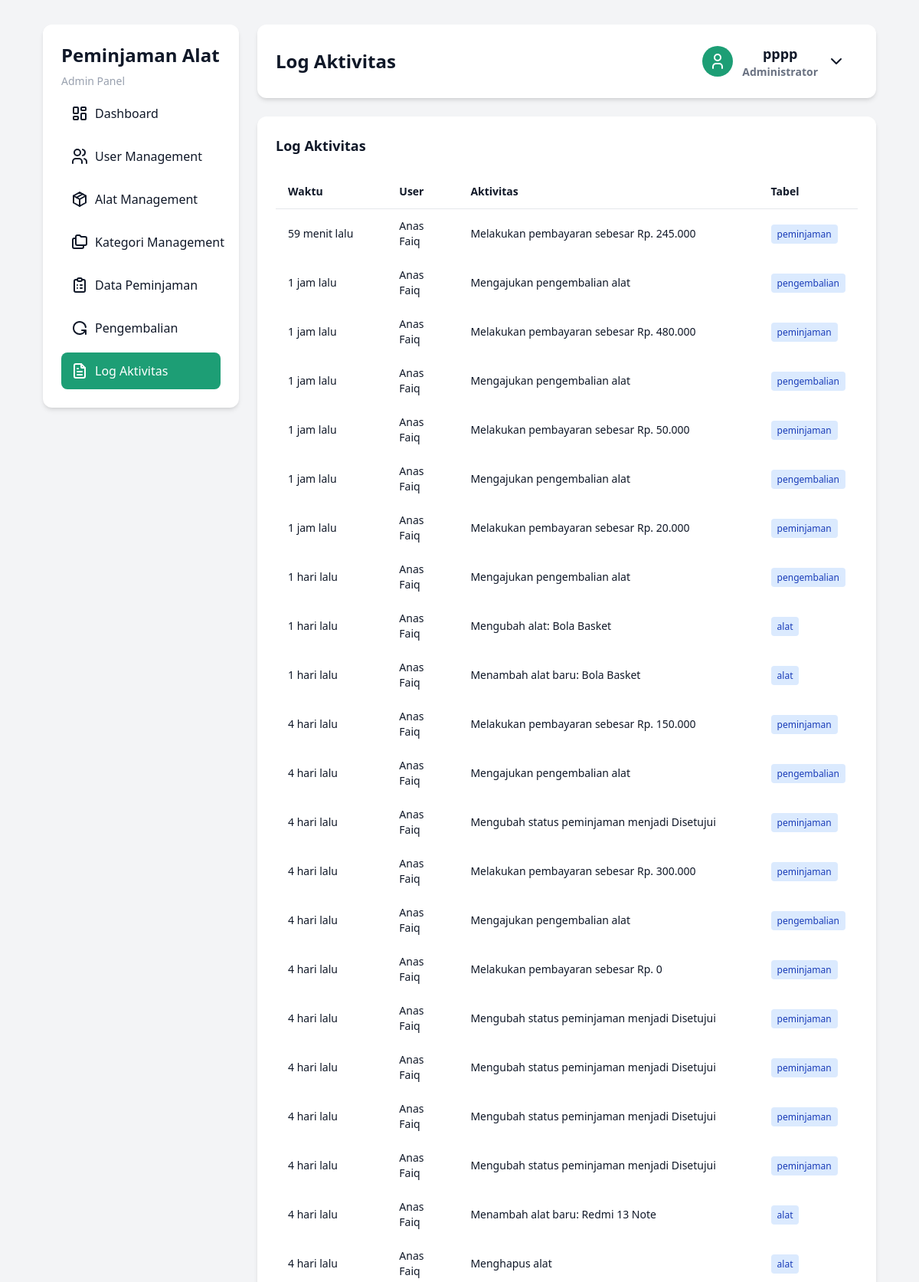
Page /pages/admin/log_aktivitas.php (signed in, upper part) on the committed database.
### tables this page shows
CREATE TABLE `users` (
  `id_user` int NOT NULL,
  `nama` varchar(100) NOT NULL,
  `username` varchar(100) NOT NULL,
  `password` varchar(255) NOT NULL,
  `role` enum('admin','petugas','peminjam') NOT NULL
);

CREATE TABLE `log_aktivitas` (
  `id_log` int NOT NULL,
  `id_user` int NOT NULL,
  `aktivitas` varchar(255) NOT NULL,
  `tabel` varchar(100) DEFAULT NULL,
  `id_referensi` int DEFAULT NULL,
  `waktu` timestamp NOT NULL DEFAULT CURRENT_TIMESTAMP
);

### config/logging.php (called while the page is built, shortened)
<?php
function getRecentLogs($conn, $limit = 10) {
    $query = "SELECT
        l.id_log,
        l.id_user,
        u.nama as nama_user,
        l.aktivitas,
        l.tabel,
        l.id_referensi,
        l.waktu
        FROM log_aktivitas l
        JOIN users u ON l.id_user = u.id_user
        ORDER BY l.waktu DESC
        LIMIT ?";
    $stmt = $conn->prepare($query);
    if ($stmt) {
        $stmt->bind_param("i", $limit);
        $stmt->execute();
        return $stmt->get_result();
    }
    return null;
}
function formatWaktu($waktu) {
    $now = time();
    $timestamp = strtotime($waktu);
    $diff = $now - $timestamp;
    if ($diff < 60) {
        return "baru saja";
    } else if ($diff < 3600) {
        $minutes = floor($diff / 60);
        return $minutes . " menit lalu";
    } else if ($diff < 86400) {
        $hours = floor($diff / 3600);
        return $hours . " jam lalu";
    } else if ($diff < 604800) {
        $days = floor($diff / 86400);
        return $days . " hari lalu";
    } else {
        return date('d M Y H:i', $timestamp);
    }
}
?>

### pages/admin/log_aktivitas.php (the view, shortened to what this page needs)
<?php
include '../../config/conn.php';
include '../../config/logging.php';
$id_user = $_SESSION['id_user'];
$nama = mysqli_query($conn, "SELECT * FROM users WHERE id_user='$id_user'");
$data = mysqli_fetch_assoc($nama);
$query = getRecentLogs($conn, 50);
?>
<!DOCTYPE html>
<html lang="en">
  <head>
    <link rel="stylesheet" href="../../src/output.css" />
  </head>
  <body class="flex gap-6 min-h-screen w-full py-8 px-14">
    <?php
      include '../components/sidebar.php'
?>
    <main class="right-dashboard-section">
      <nav class="navbar">
        <p>Log Aktivitas</p>
        <div class="user-dropdown-wrapper">
          <button id="userBtn" class="user-dropdown-button">
            <div class="user-icon">
              <svg
                xmlns="http://www.w3.org/2000/svg"
                width="24"
                height="24"
                viewBox="0 0 24 24"
                fill="none"
                stroke="currentColor"
                stroke-width="2"
                stroke-linecap="round"
                stroke-linejoin="round"
              >
                <path d="M8 7a4 4 0 1 0 8 0a4 4 0 0 0 -8 0" />
                <path d="M6 21v-2a4 4 0 0 1 4 -4h4a4 4 0 0 1 4 4v2" />
              </svg>
            </div>
            <div class="user-account">
              <p><?= $data['nama'] ?></p>
              <span>Administrator</span>
            </div>
            <svg
              class="dropdown-arrow"
              xmlns="http://www.w3.org/2000/svg"
              width="24"
              height="24"
              viewBox="0 0 24 24"
              fill="none"
              stroke="currentColor"
              stroke-width="2"
              stroke-linecap="round"
              stroke-linejoin="round"
            >
              <path d="M6 9l6 6l6 -6" />
            </svg>
          </button>
        </div>
      </nav>
      <div class="main-card">
        <section class="search-section">
          <div class="top-equipment-section">
            <h3>Log Aktivitas</h3>
          </div>
        </section>
        <section class="equipment-table-section">
          <table class="crud-table">
            <thead>
              <tr>
                <td class="table-header">Waktu</td>
                <td class="table-header">User</td>
                <td class="table-header">Aktivitas</td>
                <td class="table-header">Tabel</td>
              </tr>
            </thead>
            <tbody>
              <?php
            if ($query) {
                while ($log = mysqli_fetch_assoc($query)) {
                    $waktuFormatted = formatWaktu($log['waktu']);
                    echo "<tr>";
                    echo "<td title='" . $log['waktu'] . "'>" . $waktuFormatted . "</td>";
                    echo "<td>" . $log['nama_user'] . "</td>";
                    echo "<td>" . $log['aktivitas'] . "</td>";
                    echo "<td><span class='text-xs bg-blue-100 text-blue-800 px-2 py-1 rounded'>" . $log['tabel'] . "</span></td>";
                    echo "</tr>";
                }
            } else {
                echo "<tr><td colspan='4' class='text-center py-4'>Tidak ada log aktivitas</td></tr>";
            }
?>
            </tbody>
          </table>
        </section>
      </div>
    </main>
  </body>
</html>

### rows in the picture
users: nama "pppp"
log_aktivitas: waktu "59 menit lalu", id_user.nama "Anas Faiq", aktivitas "Melakukan pembayaran sebesar Rp. 245.000", tabel "peminjaman"
log_aktivitas: waktu "1 jam lalu", id_user.nama "Anas Faiq", aktivitas "Mengajukan pengembalian alat", tabel "pengembalian"
log_aktivitas: waktu "1 jam lalu", id_user.nama "Anas Faiq", aktivitas "Melakukan pembayaran sebesar Rp. 480.000", tabel "peminjaman"
log_aktivitas: waktu "1 jam lalu", id_user.nama "Anas Faiq", aktivitas "Mengajukan pengembalian alat", tabel "pengembalian"
log_aktivitas: waktu "1 jam lalu", id_user.nama "Anas Faiq", aktivitas "Melakukan pembayaran sebesar Rp. 50.000", tabel "peminjaman"
log_aktivitas: waktu "1 jam lalu", id_user.nama "Anas Faiq", aktivitas "Mengajukan pengembalian alat", tabel "pengembalian"
log_aktivitas: waktu "1 jam lalu", id_user.nama "Anas Faiq", aktivitas "Melakukan pembayaran sebesar Rp. 20.000", tabel "peminjaman"
log_aktivitas: waktu "1 hari lalu", id_user.nama "Anas Faiq", aktivitas "Mengajukan pengembalian alat", tabel "pengembalian"
log_aktivitas: waktu "1 hari lalu", id_user.nama "Anas Faiq", aktivitas "Mengubah alat: Bola Basket", tabel "alat"
log_aktivitas: waktu "1 hari lalu", id_user.nama "Anas Faiq", aktivitas "Menambah alat baru: Bola Basket", tabel "alat"
log_aktivitas: waktu "4 hari lalu", id_user.nama "Anas Faiq", aktivitas "Melakukan pembayaran sebesar Rp. 150.000", tabel "peminjaman"
log_aktivitas: waktu "4 hari lalu", id_user.nama "Anas Faiq", aktivitas "Mengajukan pengembalian alat", tabel "pengembalian"
log_aktivitas: waktu "4 hari lalu", id_user.nama "Anas Faiq", aktivitas "Mengubah status peminjaman menjadi Disetujui", tabel "peminjaman"
log_aktivitas: waktu "4 hari lalu", id_user.nama "Anas Faiq", aktivitas "Melakukan pembayaran sebesar Rp. 300.000", tabel "peminjaman"
log_aktivitas: waktu "4 hari lalu", id_user.nama "Anas Faiq", aktivitas "Mengajukan pengembalian alat", tabel "pengembalian"
log_aktivitas: waktu "4 hari lalu", id_user.nama "Anas Faiq", aktivitas "Melakukan pembayaran sebesar Rp. 0", tabel "peminjaman"
log_aktivitas: waktu "4 hari lalu", id_user.nama "Anas Faiq", aktivitas "Mengubah status peminjaman menjadi Disetujui", tabel "peminjaman"
log_aktivitas: waktu "4 hari lalu", id_user.nama "Anas Faiq", aktivitas "Mengubah status peminjaman menjadi Disetujui", tabel "peminjaman"
log_aktivitas: waktu "4 hari lalu", id_user.nama "Anas Faiq", aktivitas "Mengubah status peminjaman menjadi Disetujui", tabel "peminjaman"
log_aktivitas: waktu "4 hari lalu", id_user.nama "Anas Faiq", aktivitas "Mengubah status peminjaman menjadi Disetujui", tabel "peminjaman"
log_aktivitas: waktu "4 hari lalu", id_user.nama "Anas Faiq", aktivitas "Menambah alat baru: Redmi 13 Note", tabel "alat"
log_aktivitas: waktu "4 hari lalu", id_user.nama "Anas Faiq", aktivitas "Menghapus alat", tabel "alat"
